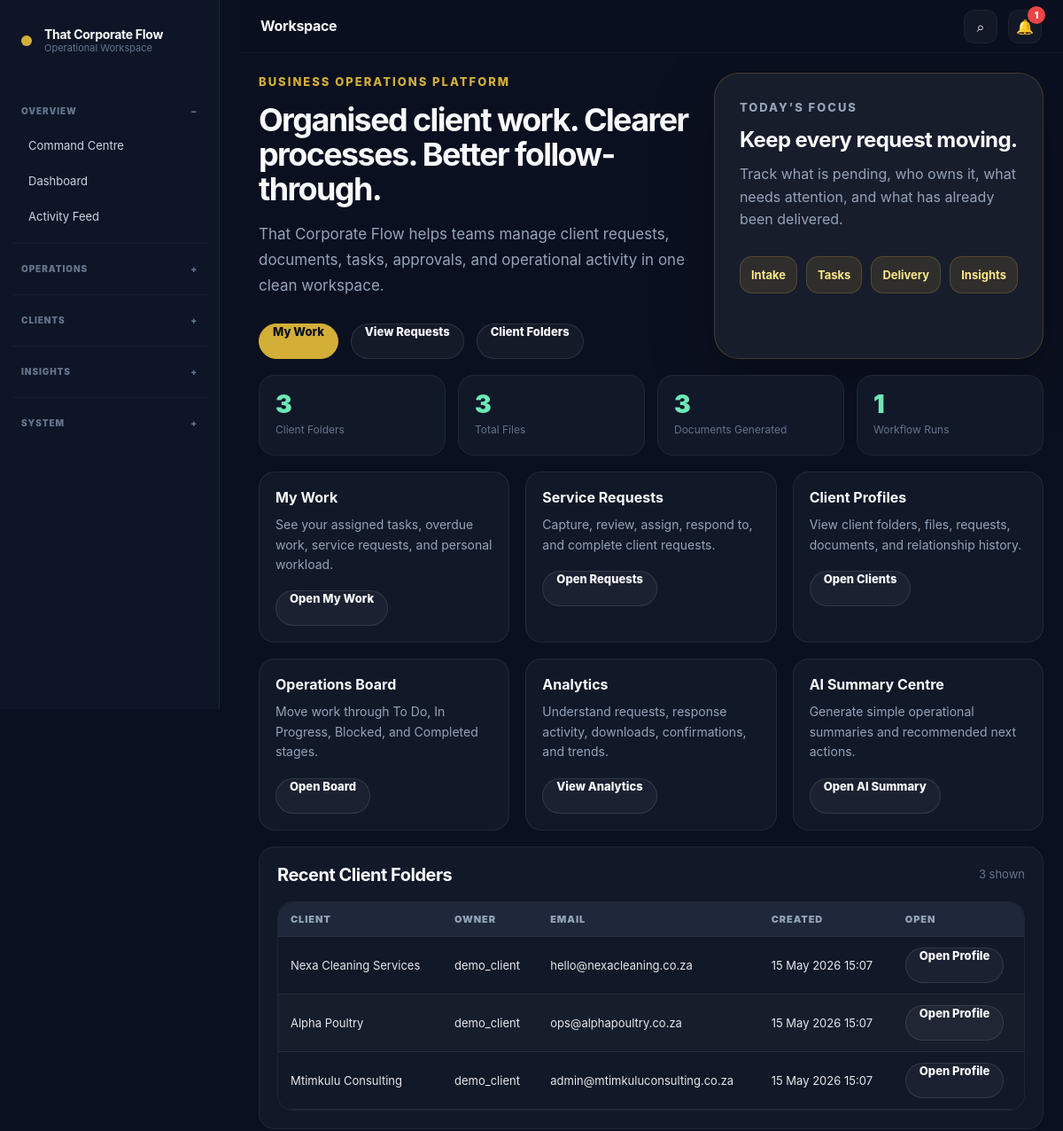
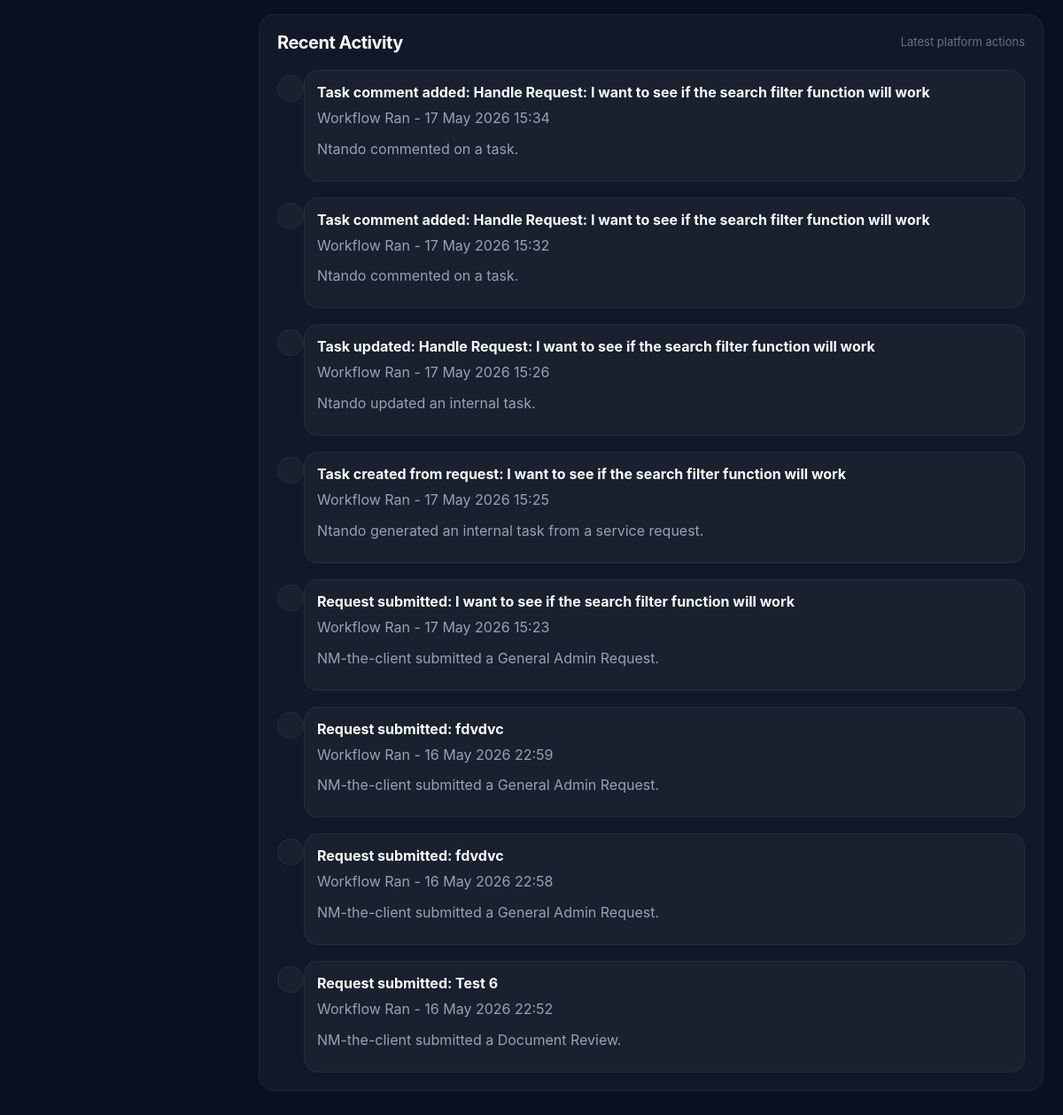
Page /dashboard/ (signed in) on the committed database (2 pictures, top to bottom).
### clients/models.py (models this page shows, shortened)
class ClientFolder(models.Model):
    owner = models.ForeignKey(
        settings.AUTH_USER_MODEL,
        on_delete=models.CASCADE,
        related_name='client_folders',
        blank=True,
        null=True
    )
    client_name = models.CharField(max_length=200)
    client_email = models.EmailField(blank=True, null=True)
    folder_path = models.CharField(max_length=500, blank=True)
    notes = models.TextField(blank=True)
    created_at = models.DateTimeField(default=timezone.now)

### accounts/models.py (models this page shows, shortened)
class CustomUser(AbstractUser):
    ROLE_CHOICES = [
        ('admin', 'Admin'),
        ('operations', 'Operations'),
        ('finance', 'Finance'),
        ('client', 'Client'),
        ('viewer', 'Viewer'),
    ]
    role = models.CharField(
        max_length=50,
        choices=ROLE_CHOICES,
        default='viewer'
    )
    company_name = models.CharField(
        max_length=255,
        blank=True
    )
    phone_number = models.CharField(
        max_length=50,
        blank=True
    )
    must_change_password = models.BooleanField(
        default=False
    )

### dashboard/models.py (models this page shows, shortened)
class ActivityLog(models.Model):
    ACTION_CHOICES = [
        ('folder_created', 'Folder Created'),
        ('folder_deleted', 'Folder Deleted'),
        ('file_uploaded', 'File Uploaded'),
        ('file_moved', 'File Moved'),
        ('file_archived', 'File Archived'),
        ('file_restored', 'File Restored'),
        ('file_deleted', 'File Deleted'),
        ('document_generated', 'Document Generated'),
        ('document_deleted', 'Document Deleted'),
        ('workflow_ran', 'Workflow Ran'),
        ('export_created', 'Export Created'),
    ]
    action = models.CharField(max_length=100, choices=ACTION_CHOICES)
    title = models.CharField(max_length=255)
    description = models.TextField(blank=True)
    created_at = models.DateTimeField(default=timezone.now)

### dashboard/views.py (the view)
# urls.py: path('dashboard/', dashboard_views.home, name='home'),
@login_required
def home(request):
    stats = {
        'clients_created': ClientFolder.objects.count(),
        'total_files': ClientFile.objects.count(),
        'documents_generated': GeneratedDocument.objects.count(),
        'workflows_run': WorkflowLog.objects.count(),
    }
    recent_folders = ClientFolder.objects.all().order_by('-created_at')[:5]
    recent_activity = ActivityLog.objects.all().order_by('-created_at')[:8]
    return render(request, 'dashboard/admin_dashboard.html', {
        'stats': stats,
        'recent_folders': recent_folders,
        'recent_activity': recent_activity,
    })

### notifications/context_processors.py (called while the page is built)
def unread_notifications(request):
    if request.user.is_authenticated:
        count = request.user.notifications.filter(is_read=False).count()
    else:
        count = 0
    return {
        'unread_notification_count': count,
    }

### templates/dashboard/admin_dashboard.html
﻿{% extends 'base.html' %}
{% block content %}
<section class='hero polished-hero'>
    <div>
        <p class='eyebrow'>Business Operations Platform</p>
        <h2>Organised client work. Clearer processes. Better follow-through.</h2>
        <p class='hero-text'>
            That Corporate Flow helps teams manage client requests, documents,
            tasks, approvals, and operational activity in one clean workspace.
        </p>
        <div class='hero-actions'>
            <a class='btn primary' href='{% url "my_work_dashboard" %}'>
                My Work
            </a>
            <a class='btn secondary' href='{% url "request_list" %}'>
                View Requests
            </a>
            <a class='btn secondary' href='{% url "client_folder_list" %}'>
                Client Folders
            </a>
        </div>
    </div>
    <div class='hero-card market-card'>
        <p class='eyebrow'>Today’s Focus</p>
        <h3>Keep every request moving.</h3>
        <p>
            Track what is pending, who owns it, what needs attention,
            and what has already been delivered.
        </p>
        <div class='flow-line'>
            <span>Intake</span>
            <span>Tasks</span>
            <span>Delivery</span>
            <span>Insights</span>
        </div>
    </div>
</section>
<section class='stats-grid'>
    <div class='stat-card'>
        <span>{{ stats.clients_created }}</span>
        <p>Client Folders</p>
    </div>
    <div class='stat-card'>
        <span>{{ stats.total_files }}</span>
        <p>Total Files</p>
    </div>
    <div class='stat-card'>
        <span>{{ stats.documents_generated }}</span>
        <p>Documents Generated</p>
    </div>
    <div class='stat-card'>
        <span>{{ stats.workflows_run }}</span>
        <p>Workflow Runs</p>
    </div>
</section>
<section class='module-grid dashboard-grid'>
    <div class='module-card featured-module'>
        <h4>My Work</h4>
        <p>See your assigned tasks, overdue work, service requests, and personal workload.</p>
        <div class='hero-actions small-actions'>
            <a class='mini-btn' href='{% url "my_work_dashboard" %}'>
                Open My Work
            </a>
        </div>
    </div>
    <div class='module-card'>
        <h4>Service Requests</h4>
        <p>Capture, review, assign, respond to, and complete client requests.</p>
        <div class='hero-actions small-actions'>
            <a class='mini-btn' href='{% url "request_list" %}'>
                Open Requests
            </a>
        </div>
    </div>
    <div class='module-card'>
        <h4>Client Profiles</h4>
        <p>View client folders, files, requests, documents, and relationship history.</p>
        <div class='hero-actions small-actions'>
            <a class='mini-btn' href='{% url "client_folder_list" %}'>
                Open Clients
            </a>
        </div>
    </div>
    <div class='module-card'>
        <h4>Operations Board</h4>
        <p>Move work through To Do, In Progress, Blocked, and Completed stages.</p>
        <div class='hero-actions small-actions'>
            <a class='mini-btn' href='{% url "task_board" %}'>
                Open Board
            </a>
        </div>
    </div>
    <div class='module-card'>
        <h4>Analytics</h4>
        <p>Understand requests, response activity, downloads, confirmations, and trends.</p>
        <div class='hero-actions small-actions'>
            <a class='mini-btn' href='{% url "request_analytics_dashboard" %}'>
                View Analytics
            </a>
        </div>
    </div>
    <div class='module-card'>
        <h4>AI Summary Centre</h4>
        <p>Generate simple operational summaries and recommended next actions.</p>
        <div class='hero-actions small-actions'>
            <a class='mini-btn' href='{% url "ai_summary_centre" %}'>
                Open AI Summary
            </a>
        </div>
    </div>
</section>
<section class='panel'>
    <div class='panel-header'>
        <h3>Recent Client Folders</h3>
        <p>{{ recent_folders|length }} shown</p>
    </div>
    {% if recent_folders %}
        <div class='table-wrap'>
            <table>
                <thead>
                    <tr>
                        <th>Client</th>
                        <th>Owner</th>
                        <th>Email</th>
                        <th>Created</th>
                        <th>Open</th>
                    </tr>
                </thead>
                <tbody>
                    {% for folder in recent_folders %}
                        <tr>
                            <td>{{ folder.client_name }}</td>
                            <td>
                                {% if folder.owner %}
                                    {{ folder.owner.username }}
                                {% else %}
                                    Unassigned
                                {% endif %}
                            </td>
                            <td>{{ folder.client_email|default:'No email' }}</td>
                            <td>{{ folder.created_at|date:'d M Y H:i' }}</td>
                            <td>
                                <a class='mini-btn' href='{% url "client_profile" folder.id %}'>
                                    Open Profile
                                </a>
                            </td>
                        </tr>
                    {% endfor %}
                </tbody>
            </table>
        </div>
    {% else %}
        <div class='empty-state'>
            <h3>No folders yet</h3>
            <p>Create a client folder to begin.</p>
        </div>
    {% endif %}
</section>
<section class='panel'>
    <div class='panel-header'>
        <h3>Recent Activity</h3>
        <p>Latest platform actions</p>
    </div>
    {% if recent_activity %}
        <div class='timeline'>
            {% for item in recent_activity %}
                <div class='timeline-item'>
                    <div class='timeline-dot'></div>
                    <div>
                        <h4>{{ item.title }}</h4>
                        <p>{{ item.get_action_display }} - {{ item.created_at|date:'d M Y H:i' }}</p>
                        {% if item.description %}
                            <p>{{ item.description }}</p>
                        {% endif %}
                    </div>
                </div>
            {% endfor %}
        </div>
    {% else %}
        <div class='empty-state'>
            <h3>No activity yet</h3>
            <p>Activity will appear here once the system is used.</p>
        </div>
    {% endif %}
</section>
{% endblock %}

### templates/base.html (shortened to what this page needs)
﻿{% load static %}
<!DOCTYPE html>
<html lang='en'>
<head>
    <link rel='stylesheet' href='{% static "css/style.css" %}'>
    <link rel='stylesheet' href='{% static "css/public.css" %}'>
    <link rel='stylesheet' href='{% static "css/final_cleanup.css" %}'>
    <link rel='stylesheet' href='{% static "css/ui_polish.css" %}'>
    <link rel='stylesheet' href='{% static "css/landing_polish.css" %}'>
    <link rel='stylesheet' href='{% static "css/enterprise_ui.css" %}'>
</head>
<body class='{% block body_class %}{% endblock %}'>
{% block app_layout %}
<div class='app-shell'>
    {% block sidebar %}
        {% if user.is_authenticated %}
            <aside class='sidebar'>
                <div class='sidebar-top'>
                    <a class='brand' href='{% if user.role == "client" %}{% url "client_portal" %}{% else %}{% url "command_centre" %}{% endif %}'>
                        <span class='brand-dot'></span>
                        <div>
                            <strong>That Corporate Flow</strong>
                            <small>
                                {% if user.role == "client" %}
                                    Client Workspace
                                {% else %}
                                    Operational Workspace
                                {% endif %}
                            </small>
                        </div>
                    </a>
                </div>
                <nav class='sidebar-nav'>
                    {% if user.role == "client" %}
                        <details class='nav-group' open>
                            <summary>Client</summary>
                            <a href='{% url "client_portal" %}'>Client Portal</a>
                            <a href='{% url "request_list" %}'>My Requests</a>
                            <a href='{% url "create_request" %}'>Submit Request</a>
                            <a href='{% url "client_folder_list" %}'>My Folders</a>
                        </details>
                        <details class='nav-group'>
                            <summary>Account</summary>
                            <a href='{% url "account_settings" %}'>Settings</a>
                            <a href='{% url "notification_list" %}'>
                                Notifications
                                {% if unread_notification_count > 0 %}
                                    <span class='nav-badge'>{{ unread_notification_count }}</span>
                                {% endif %}
                            </a>
                            <a href='{% url "logout" %}'>Logout</a>
                        </details>
                    {% else %}
                        <details class='nav-group' open>
                            <summary>Overview</summary>
                            <a href='{% url "command_centre" %}'>Command Centre</a>
                            <a href='{% url "home" %}'>Dashboard</a>
                            <a href='{% url "activity_feed" %}'>Activity Feed</a>
                        </details>
                        <details class='nav-group'>
                            <summary>Operations</summary>
                        </details>
                        <details class='nav-group'>
                            <summary>Clients</summary>
                        </details>
                        <details class='nav-group'>
                            <summary>Insights</summary>
                        </details>
                        <details class='nav-group'>
                            <summary>System</summary>
                        </details>
                    {% endif %}
                </nav>
            </aside>
        {% endif %}
    {% endblock %}
    <main class='main-shell'>
        {% block topbar %}
            {% if user.is_authenticated %}
                <header class='topbar-minimal'>
                    <div>
                        <h1>{% block page_title %}Workspace{% endblock %}</h1>
                    </div>
                    <div class='topbar-actions'>
                        {% if user.role != "client" %}
                            <a class='topbar-icon' href='{% url "global_search" %}'>⌕</a>
                        {% endif %}
                        <a class='topbar-icon' href='{% url "notification_list" %}'>
                            🔔
                            {% if unread_notification_count > 0 %}
                                <span>{{ unread_notification_count }}</span>
                            {% endif %}
                        </a>
                    </div>
                </header>
            {% endif %}
        {% endblock %}
        <div class='page-shell'>
            {% block content %}{% endblock %}
        </div>
    </main>
</div>
{% endblock %}
</body>
</html>

### static/css/final_cleanup.css (style rules this page uses)
body { background: var(--bg); color: var(--text); }
h1 { font-size: clamp(34px, 4vw, 58px) !important; line-height: 1.04 !important; letter-spacing: -0.05em !important; font-weight: 750 !important; }
h2 { font-size: clamp(28px, 3vw, 44px) !important; line-height: 1.08 !important; letter-spacing: -0.04em !important; font-weight: 750 !important; }
h3 { font-size: clamp(20px, 2vw, 28px) !important; line-height: 1.2 !important; letter-spacing: -0.025em !important; }
h4 { font-size: 17px !important; line-height: 1.25 !important; }
p { line-height: 1.72; }
.page-shell { padding: 26px !important; }
.panel, .command-panel, .focus-panel, .settings-panel, .auth-card, .client-flow-card, .public-preview-card, .simple-launcher-card, .focus-kpi-card, .stat-card, .notification-card, .global-result-card, .ai-action-card, .module-card, .kanban-card, .client-delivery-card, .announcement-card { background: var(--panel) !important; border: 1px solid var(--border) !important; box-shadow: none !important; border-radius: 22px !important; }
.panel, .command-panel, .focus-panel, .settings-panel, .auth-card, .client-flow-card, .public-preview-card { padding: 24px !important; }
.btn, .mini-btn, .public-btn, .slack-btn { box-shadow: none !important; }
.btn.primary, .public-btn.primary, .slack-btn.primary { background: var(--gold) !important; color: #0a0f1c !important; border-color: var(--gold) !important; }
.btn.secondary, .public-btn.secondary, .slack-btn.secondary { background: rgba(255,255,255,0.04) !important; color: var(--text) !important; border-color: rgba(255,255,255,0.12) !important; }

### rows in the picture
ClientFolder: client_name "Nexa Cleaning Services", owner.username "demo_client", client_email "hello@nexacleaning.co.za", created_at "15 May 2026 15:07"
ClientFolder: client_name "Alpha Poultry", owner.username "demo_client", client_email "ops@alphapoultry.co.za", created_at "15 May 2026 15:07"
ClientFolder: client_name "Mtimkulu Consulting", owner.username "demo_client", client_email "admin@mtimkuluconsulting.co.za", created_at "15 May 2026 15:07"
ActivityLog: title "Task comment added: Handle Request: I want to see if the search filter function will work", action "Workflow Ran", created_at "17 May 2026 15:34", description "Ntando commented on a task."
ActivityLog: title "Task comment added: Handle Request: I want to see if the search filter function will work", action "Workflow Ran", created_at "17 May 2026 15:32", description "Ntando commented on a task."
ActivityLog: title "Task updated: Handle Request: I want to see if the search filter function will work", action "Workflow Ran", created_at "17 May 2026 15:26", description "Ntando updated an internal task."
ActivityLog: title "Task created from request: I want to see if the search filter function will work", action "Workflow Ran", created_at "17 May 2026 15:25", description "Ntando generated an internal task from a service request."
ActivityLog: title "Request submitted: I want to see if the search filter function will work", action "Workflow Ran", created_at "17 May 2026 15:23", description "NM-the-client submitted a General Admin Request."
ActivityLog: title "Request submitted: fdvdvc", action "Workflow Ran", created_at "16 May 2026 22:59", description "NM-the-client submitted a General Admin Request."
ActivityLog: title "Request submitted: fdvdvc", action "Workflow Ran", created_at "16 May 2026 22:58", description "NM-the-client submitted a General Admin Request."
ActivityLog: title "Request submitted: Test 6", action "Workflow Ran", created_at "16 May 2026 22:52", description "NM-the-client submitted a Document Review."

### other values in the picture
{{ unread_notification_count }} "1"
{{ stats.clients_created }} "3"
{{ stats.total_files }} "3"
{{ stats.documents_generated }} "3"
{{ stats.workflows_run }} "1"
{{ recent_folders|length }} "3"
